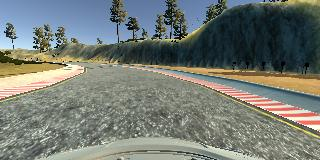
#> input picture Archives/Deep-Learning-Model/Images/Image.jpg, 320 x 160 px
$ python Test-2.py
#> lines starting #> are read from the running program, lines starting #| are printed output that depends on the picture; long printed decimals are rounded
# Importing Libraries
import numpy as np
import matplotlib.pyplot as plt
import matplotlib.image as pimg
import scipy
from skimage.color import rgb2gray
import cv2
import os
os.environ['TF_CPP_MIN_LOG_LEVEL'] = '3'

# Reading Image
I = pimg.imread('Images/Image.jpg')
#> I is the input picture: shape (160, 320, 3); mean R, G, B 116.6, 122.7, 116
Original_Shape = I.shape
#> Original_Shape = (160, 320, 3)

# Displaying Image
plt.figure(figsize=(6,6))
plt.title("Original Image")
plt.imshow(I)
plt.show()

# Gaussian Image Smoothing
"""
It averages out anomalous gradients in the image.
"""
def Gaussian_Blur(img, kernel_size):
#> called with kernel_size = 3
    return cv2.GaussianBlur(img, (kernel_size, kernel_size), 0)
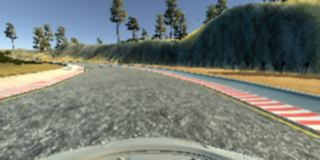
#> returned value: shape (160, 320, 3); mean of channels 0, 1, 2 116.6, 122.7, 116.1; drawn as R, G, B

I = Gaussian_Blur(I, 3)

# Displaying Image
plt.figure(figsize=(6,6))
plt.title("After Gaussian Blur")
plt.imshow(I)
plt.show()

class KMeans():
    def __init__(self,k):
        self.k = k
        self.DMeasure = []

    def InitiliseCentroids(self,X):
        # Assigning Random k-points as Clusters
        N = X.shape[1]
#> N = 51200
        Ind = np.random.randint(N,size=(self.k,))
#> Ind = [2732, 43567]
        G = []
        for i in Ind:
            G.append(X[:,i])
#> after the loop, G = [[45, 52, 42], [119, 126, 116]]

        return np.transpose(G)

    def DistortionMeasure(self,r,X,Centroids):
        # Calculating Distortion Measure
        """
        Distances: Distance of Each Data Point from each Centriod. Shape:(n,k)
        """
        Distances = np.linalg.norm((np.repeat(np.expand_dims(X,axis=1),self.k,axis=1)- np.expand_dims(Centroids,axis=-1)), axis=0)
        J = np.sum(np.multiply(Distances,r))

        return J

    def ClusterData(self,X,Centroids):
        # Assigning Cluster to Each Point in X
        N = X.shape[1]
        r = np.zeros((self.k,N))

        Distances = np.linalg.norm((np.repeat(np.expand_dims(X,axis=1),self.k,axis=1)- np.expand_dims(Centroids,axis=-1)), axis=0)
        Clusters = np.argmin(Distances,axis=0)

        # Representing Clusters as 1-of-K Representation
        r = np.transpose(np.eye(self.k)[Clusters])

        return r

    def CalculateCentroids(self,X,r):
        # Calculating Centroids
        d = X.shape[0]
        Centroids = np.zeros((d,self.k))

        Num = np.matmul(X,np.transpose(r))
        Den = np.sum(r,axis=1)
        Centroids = np.divide(Num,np.repeat(np.expand_dims(Den,axis=0),d,axis=0))
        return Centroids


    def fit(self,X,Epsilon):
        # Iterating over all Data Points
        Centroids = self.InitiliseCentroids(X)
#> Centroids = [[45, 119], [52, 126], [42, 116]]
        Loss = []
        e = 0

        while 1:
            r = self.ClusterData(X,Centroids)
            J = self.DistortionMeasure(r,X,Centroids)
            NCentroids = self.CalculateCentroids(X,r)
            Diff = np.sum(np.linalg.norm(np.abs(NCentroids-Centroids),axis=1))
            print ("Epoch/Iteration: %-*s  Error in Centroids: %-*s  Distortion Measure: %s" % (6,e,24,Diff,J))
            Loss.append(Diff)
            e += 1
            if Diff < Epsilon:
                break

            Centroids = NCentroids
#> this loop made 11 passes
#> (J, Num in CalculateCentroids, Den in CalculateCentroids, NCentroids, Diff) on passes 1 to 4: (6210057.8, [[2276766, 3695352], [2392625, 3890558], [2211242, 3730679]], [20977, 30223], [[108.5, 122.3], [114.1, 128.7], [105.4, 123.4]], 189.6), (3154062.5, [[1264034, 4708084], [1451965, 4831218], [1338066, 4603855]], [19531, 31669], [[64.72, 148.7], [74.34, 152.6], [68.51, 145.4]], 140.4), (2482535, [[890545, 5081573], [1066990, 5216193], [999256, 4942665]], [16307, 34893], [[54.61, 145.6], [65.43, 149.5], [61.28, 141.7]], 28.11), (2373051.1, [[702991, 5269127], [873295, 5409888], [829010, 5112911]], [14571, 36629], [[48.25, 143.9], [59.93, 147.7], [56.89, 139.6]], 17.24)
#| Epoch/Iteration: 0       Error in Centroids: 189.587         Distortion Measure: 6210057.804
#| Epoch/Iteration: 1       Error in Centroids: 140.399         Distortion Measure: 3154062.512
#| Epoch/Iteration: 2       Error in Centroids: 28.109         Distortion Measure: 2482535.045
#| Epoch/Iteration: 3       Error in Centroids: 17.239        Distortion Measure: 2373051.115
#| Epoch/Iteration: 4       Error in Centroids: 9.101         Distortion Measure: 2312450.174
#| Epoch/Iteration: 5       Error in Centroids: 4.230         Distortion Measure: 2283543.102
#| Epoch/Iteration: 6       Error in Centroids: 1.965        Distortion Measure: 2271018.633
#| Epoch/Iteration: 7       Error in Centroids: 0.8357        Distortion Measure: 2265458.492
#> (further printed lines are left out)
#> after the loop, Loss = [189.6, 140.4, 28.11, 17.24, 9.1, 4.23, 1.97, 0.836, 0.335, 0.0449, 0]; e = 11

        return Loss,np.argmax(r,axis=0),Centroids

    def LossPlot(self,Loss):
        # Plotting Loss
        """
        Loss: Loss Data/ Distortion Measures before Each Iteration
        """
        Loss = np.array(Loss)

        plt.figure(figsize=(8,6))
        plt.plot(np.arange(Loss.shape[0]),Loss)
        plt.grid()
        plt.title("Loss")
        plt.xlabel('Epochs/Iterations')
        plt.ylabel('Error in Centroids')
        plt.show()

    def PlotClusters(self,X,y):
        # Plotting Clusters
        """
        y: Labels of Data Points
        """
        fig = plt.figure(figsize=(8,8))
        ax = fig.add_subplot(111, projection='3d')
        plt.title("Clustering Data")
        ax.scatter(X[0],X[1],X[2],c=y,cmap='jet')
        ax.set_xlabel("R")
        ax.set_ylabel("G")
        ax.set_zlabel("B")
        plt.ioff()
        plt.show()

    def ClusteredOutput(self,X,Labels,Centroids):
        # Returning Data after assigning to Clusters
        """
        Labels: Labels of Data Points
        """
        Y = np.zeros(X.shape)

        for i in range(X.shape[1]):
            Y[:,i] = Centroids[:,Labels[i]]

        return Y


# Clustering Data
X = np.transpose(I.reshape(-1,3))
NClusters = 2
Epsilon = 0.0005
Algorithm = KMeans(NClusters)
Loss,Labels,Centroids = Algorithm.fit(X,Epsilon)
#> Centroids = [[42.04, 142.1], [54.65, 146], [52.79, 137.7]]

# Clusted Image
Y = np.transpose(Algorithm.ClusteredOutput(X,Labels,Centroids))
J = np.round(np.reshape(Y,I.shape)).astype(int)
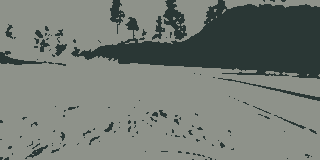
#> J: shape (160, 320, 3) int64; mean R, G, B 116.5, 122.8, 116.3
J = J/np.max(J)
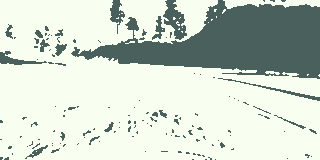
#> J: shape (160, 320, 3) float64; mean R, G, B 0.798, 0.841, 0.797

# Displaying Image
plt.figure(figsize=(6,6))
plt.title("Clustered Image")
plt.imshow(J)
plt.show()
